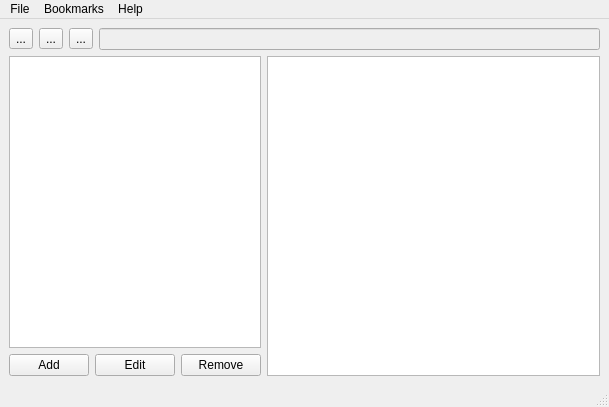
<?xml version="1.0" encoding="UTF-8"?>
<ui version="4.0">
 <class>MainWindow</class>
 <widget class="QMainWindow" name="MainWindow">
  <property name="geometry">
   <rect>
    <x>0</x>
    <y>0</y>
    <width>609</width>
    <height>407</height>
   </rect>
  </property>
  <property name="windowTitle">
   <string>OPDS Browser</string>
  </property>
  <widget class="QWidget" name="centralwidget">
   <property name="sizePolicy">
    <sizepolicy hsizetype="Preferred" vsizetype="Preferred">
     <horstretch>0</horstretch>
     <verstretch>0</verstretch>
    </sizepolicy>
   </property>
   <layout class="QVBoxLayout" name="verticalLayout_2">
    <item>
     <layout class="QVBoxLayout" name="rootLayout">
      <item>
       <layout class="QHBoxLayout" name="toolbarLayout">
        <item>
         <widget class="QToolButton" name="toolButtonPrev">
          <property name="text">
           <string>...</string>
          </property>
          <property name="icon">
           <iconset theme="go-previous">
            <normaloff>.</normaloff>.</iconset>
          </property>
         </widget>
        </item>
        <item>
         <widget class="QToolButton" name="toolButtonNext">
          <property name="text">
           <string>...</string>
          </property>
          <property name="icon">
           <iconset theme="go-next">
            <normaloff>.</normaloff>.</iconset>
          </property>
         </widget>
        </item>
        <item>
         <widget class="QToolButton" name="toolButtonRefresh">
          <property name="text">
           <string>...</string>
          </property>
          <property name="icon">
           <iconset theme="view-refresh">
            <normaloff>.</normaloff>.</iconset>
          </property>
         </widget>
        </item>
        <item>
         <widget class="QLineEdit" name="urlEdit">
          <property name="enabled">
           <bool>false</bool>
          </property>
          <property name="readOnly">
           <bool>true</bool>
          </property>
         </widget>
        </item>
       </layout>
      </item>
      <item>
       <layout class="QHBoxLayout" name="mainLayout" stretch="1,4">
        <item>
         <layout class="QVBoxLayout" name="bookmarksLayout">
          <item>
           <widget class="QListView" name="bookmarksView">
            <property name="editTriggers">
             <set>QAbstractItemView::NoEditTriggers</set>
            </property>
           </widget>
          </item>
          <item>
           <layout class="QHBoxLayout" name="bookmarksButtonsLayout">
            <item>
             <widget class="QPushButton" name="bookmarkAdd">
              <property name="text">
               <string>Add</string>
              </property>
             </widget>
            </item>
            <item>
             <widget class="QPushButton" name="bookmarkEdit">
              <property name="text">
               <string>Edit</string>
              </property>
             </widget>
            </item>
            <item>
             <widget class="QPushButton" name="bookmarkRemove">
              <property name="text">
               <string>Remove</string>
              </property>
             </widget>
            </item>
           </layout>
          </item>
         </layout>
        </item>
        <item>
         <widget class="QListView" name="browserView">
          <property name="editTriggers">
           <set>QAbstractItemView::NoEditTriggers</set>
          </property>
          <property name="viewMode">
           <enum>QListView::ListMode</enum>
          </property>
         </widget>
        </item>
       </layout>
      </item>
     </layout>
    </item>
   </layout>
  </widget>
  <widget class="QMenuBar" name="menubar">
   <property name="geometry">
    <rect>
     <x>0</x>
     <y>0</y>
     <width>609</width>
     <height>22</height>
    </rect>
   </property>
   <widget class="QMenu" name="menuFile">
    <property name="title">
     <string>File</string>
    </property>
    <addaction name="actionExit"/>
   </widget>
   <widget class="QMenu" name="menuHelp">
    <property name="title">
     <string>Help</string>
    </property>
    <addaction name="actionAbout"/>
   </widget>
   <widget class="QMenu" name="menuBookmarks">
    <property name="title">
     <string>Bookmarks</string>
    </property>
    <addaction name="actionBookmarkAdd"/>
    <addaction name="actionBookmarkEdit"/>
    <addaction name="actionBookmarkRemove"/>
   </widget>
   <addaction name="menuFile"/>
   <addaction name="menuBookmarks"/>
   <addaction name="menuHelp"/>
  </widget>
  <widget class="QStatusBar" name="statusbar"/>
  <action name="actionExit">
   <property name="text">
    <string>Exit</string>
   </property>
  </action>
  <action name="actionAbout">
   <property name="text">
    <string>About</string>
   </property>
  </action>
  <action name="actionBookmarkAdd">
   <property name="text">
    <string>Add</string>
   </property>
  </action>
  <action name="actionBookmarkEdit">
   <property name="text">
    <string>Edit</string>
   </property>
  </action>
  <action name="actionBookmarkRemove">
   <property name="text">
    <string>Remove</string>
   </property>
  </action>
 </widget>
 <resources/>
 <connections>
  <connection>
   <sender>actionAbout</sender>
   <signal>triggered()</signal>
   <receiver>MainWindow</receiver>
   <slot>actionAbout()</slot>
   <hints>
    <hint type="sourcelabel">
     <x>-1</x>
     <y>-1</y>
    </hint>
    <hint type="destinationlabel">
     <x>304</x>
     <y>203</y>
    </hint>
   </hints>
  </connection>
  <connection>
   <sender>actionExit</sender>
   <signal>triggered()</signal>
   <receiver>MainWindow</receiver>
   <slot>actionExit()</slot>
   <hints>
    <hint type="sourcelabel">
     <x>-1</x>
     <y>-1</y>
    </hint>
    <hint type="destinationlabel">
     <x>304</x>
     <y>203</y>
    </hint>
   </hints>
  </connection>
  <connection>
   <sender>actionBookmarkAdd</sender>
   <signal>triggered()</signal>
   <receiver>MainWindow</receiver>
   <slot>actionBookmarkAdd()</slot>
   <hints>
    <hint type="sourcelabel">
     <x>-1</x>
     <y>-1</y>
    </hint>
    <hint type="destinationlabel">
     <x>304</x>
     <y>203</y>
    </hint>
   </hints>
  </connection>
  <connection>
   <sender>actionBookmarkEdit</sender>
   <signal>triggered()</signal>
   <receiver>MainWindow</receiver>
   <slot>actionBookmarkEdit()</slot>
   <hints>
    <hint type="sourcelabel">
     <x>-1</x>
     <y>-1</y>
    </hint>
    <hint type="destinationlabel">
     <x>304</x>
     <y>203</y>
    </hint>
   </hints>
  </connection>
  <connection>
   <sender>actionBookmarkRemove</sender>
   <signal>triggered()</signal>
   <receiver>MainWindow</receiver>
   <slot>actionBookmarkRemove()</slot>
   <hints>
    <hint type="sourcelabel">
     <x>-1</x>
     <y>-1</y>
    </hint>
    <hint type="destinationlabel">
     <x>304</x>
     <y>203</y>
    </hint>
   </hints>
  </connection>
  <connection>
   <sender>bookmarkRemove</sender>
   <signal>clicked()</signal>
   <receiver>MainWindow</receiver>
   <slot>actionBookmarkRemove()</slot>
   <hints>
    <hint type="sourcelabel">
     <x>224</x>
     <y>359</y>
    </hint>
    <hint type="destinationlabel">
     <x>304</x>
     <y>203</y>
    </hint>
   </hints>
  </connection>
  <connection>
   <sender>bookmarkEdit</sender>
   <signal>clicked()</signal>
   <receiver>MainWindow</receiver>
   <slot>actionBookmarkEdit()</slot>
   <hints>
    <hint type="sourcelabel">
     <x>138</x>
     <y>359</y>
    </hint>
    <hint type="destinationlabel">
     <x>304</x>
     <y>203</y>
    </hint>
   </hints>
  </connection>
  <connection>
   <sender>bookmarkAdd</sender>
   <signal>clicked()</signal>
   <receiver>MainWindow</receiver>
   <slot>actionBookmarkAdd()</slot>
   <hints>
    <hint type="sourcelabel">
     <x>52</x>
     <y>359</y>
    </hint>
    <hint type="destinationlabel">
     <x>304</x>
     <y>203</y>
    </hint>
   </hints>
  </connection>
  <connection>
   <sender>bookmarksView</sender>
   <signal>doubleClicked(QModelIndex)</signal>
   <receiver>MainWindow</receiver>
   <slot>actionNavigateBookmark(QModelIndex)</slot>
   <hints>
    <hint type="sourcelabel">
     <x>138</x>
     <y>202</y>
    </hint>
    <hint type="destinationlabel">
     <x>304</x>
     <y>203</y>
    </hint>
   </hints>
  </connection>
  <connection>
   <sender>browserView</sender>
   <signal>doubleClicked(QModelIndex)</signal>
   <receiver>MainWindow</receiver>
   <slot>actionBrowserViewClick(QModelIndex)</slot>
   <hints>
    <hint type="sourcelabel">
     <x>435</x>
     <y>218</y>
    </hint>
    <hint type="destinationlabel">
     <x>304</x>
     <y>203</y>
    </hint>
   </hints>
  </connection>
  <connection>
   <sender>toolButtonPrev</sender>
   <signal>clicked()</signal>
   <receiver>MainWindow</receiver>
   <slot>actionGoPrev()</slot>
   <hints>
    <hint type="sourcelabel">
     <x>22</x>
     <y>45</y>
    </hint>
    <hint type="destinationlabel">
     <x>304</x>
     <y>203</y>
    </hint>
   </hints>
  </connection>
  <connection>
   <sender>toolButtonNext</sender>
   <signal>clicked()</signal>
   <receiver>MainWindow</receiver>
   <slot>actionGoNext()</slot>
   <hints>
    <hint type="sourcelabel">
     <x>52</x>
     <y>45</y>
    </hint>
    <hint type="destinationlabel">
     <x>304</x>
     <y>203</y>
    </hint>
   </hints>
  </connection>
  <connection>
   <sender>toolButtonRefresh</sender>
   <signal>clicked()</signal>
   <receiver>MainWindow</receiver>
   <slot>actionRefresh()</slot>
   <hints>
    <hint type="sourcelabel">
     <x>82</x>
     <y>45</y>
    </hint>
    <hint type="destinationlabel">
     <x>304</x>
     <y>203</y>
    </hint>
   </hints>
  </connection>
 </connections>
 <slots>
  <slot>actionAbout()</slot>
  <slot>actionExit()</slot>
  <slot>actionBookmarkAdd()</slot>
  <slot>actionBookmarkEdit()</slot>
  <slot>actionBookmarkRemove()</slot>
  <slot>actionNavigateBookmark(QModelIndex)</slot>
  <slot>actionBrowserViewClick(QModelIndex)</slot>
  <slot>actionRefresh()</slot>
  <slot>actionGoNext()</slot>
  <slot>actionGoPrev()</slot>
 </slots>
</ui>
